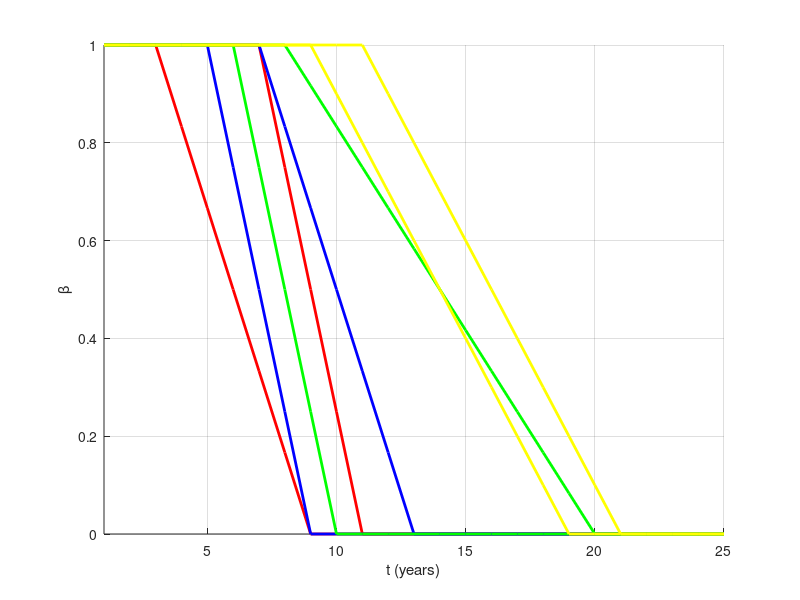

MATLAB code for this plot: (Note: this script raises an error after producing the figure.)
function StochasticOptimization_Rob
clc, clear, close all

%% DATA
% Time horizon (years)
Thoriz=25;


% for each bridge b:  beta0 d1(years) d2(years) L1(years) L2(years) C(Meuros)
data=[
%     1 5 5 10 10 0.6
%     1 6 6 11 11 0.8
%     1 7 7 15 15 1    
%     1 10 10 20 20 0.7   ];

1 3 7 9 11 0.6
1 5 7 9 13 0.8
1 6 8 10 20 1
1 9 11 19 21 0.7];
[beta0_b, d1_b, d2_b, L1_b, L2_b, C_b]=deal(data(:,1), data(:,2), data(:,3), data(:,4), data(:,5), data(:,6));

% Annual resources (M euro)
R=1.4;


%--- Initial reliability estimation
nb=length(beta0_b); %number of bridges
beta_bt01=reliability(beta0_b,d1_b,L1_b,Thoriz);  %lowest reliability with time 
beta_bt02=reliability(beta0_b,d2_b,L2_b,Thoriz);  %largest reliability with time

 %--- figure ----
figure, hold on
col=['r','b','g','y'];
for b=1:nb
    plot(1:Thoriz,beta_bt01(b,:),['-',col(b)],'LineWidth',2)  
    plot(1:Thoriz,beta_bt02(b,:),['-',col(b)],'LineWidth',2)  
end
grid on, xlim([1,Thoriz]), ylim([0,1]), xlabel('t (years)'), ylabel('\beta')
%--- ------ ----

%% Robust Optimization
%--- Variables ->  e.g., freq=[10 2 0 0 ; 5, 5 0 0; 0 0 0 0];  
maxInter_b=ceil(Thoriz./L1_b)+1; %max number of interventions expected per bridge given by the lowest service life

nt=max(maxInter_b); %to dimension the matrix, max interventions experienced by the worst case. 
nvars=nb*nt; %number of design variables   y_b=[10 2 0 0 , 5, 5 0 0, 0 0 0 0]'
IntCon=1:nvars;  %the position of the integer variables

%--- Range of definition: [0,max number of years with no interventions==L_b]
% lower bound
lb=zeros(nvars,1);
% upper bound
ub=lb;
pos=1;
for b=1:nb
    % This guarantees interventions freq. within the service life (if conducted)
    ub(pos:pos+maxInter_b(b)-1)=L2_b(b)-1; % the largest service life is of relevance here
    % this forces zeros after the max number of interventions expected
    if maxInter_b(b)<nb
        ub(pos+maxInter_b(b):pos+nb-1)=0;
    end
    pos=pos+nt;
end

%--- Linear constraints
Aineq=[];bineq=[]; % Inequality constraints
Aeq=[]; beq=[];% Equality constraints

%--- Nonlinear constraints
    function [c,ceq] = nonlcon(y_b)
        %From frequency to a schedule matrix [0/1]
        X_bt = Frequency2Schedule(y_b, nb, nt, Thoriz);

        % Constraint 1 >>> the last intervention is within Thoriz --> LastInterv<Thoriz --> LastInterv-Thoriz<=1   for all b
        lastInterv_b = max(cumulateFreq(reshape(y_b, nt, nb)'),[],2); %the last intervention
        c1 = lastInterv_b-Thoriz-1;

        % Constraint 2 >>> C_b*X_bt <= R   for all t
        c2 = (sum(repmat(C_b,1,Thoriz).*X_bt)-R)';

        % Constraint 3 >>> beta_bt>0 for the lowest reliability
        beta_bt=MaintenanceApplication(beta_bt01,X_bt,Thoriz);
        c3 = sum(sum(beta_bt==0)); 

        % Constraint 4 >>> beta_bt>0 for the highest reliability
        beta_bt=MaintenanceApplication(beta_bt02,X_bt,Thoriz);
        c4 = sum(sum(beta_bt==0));

        c=[c1;c2;c3;c4];
        ceq =[]; %equalities are not allowed
    end

%--- Objective function: minimize cost trying to go for the largest time between interventions (== max y_b)
    function MinCost = fun(y_b)
        ninterv_b=CountNinterv(y_b, nt, nb);
        MinCost = C_b'*ninterv_b;
    end


%% Solution -----------------------------------------------------------
options=optimoptions('ga','Generations',10000*nvars,'StallGenLimit',1000); %('Display','none'); %'TolCon', 1e-9, 'TolFun', 1e-9,
[Yopt,MinCost,exitflag]=ga(@fun,nvars,Aineq,bineq,Aeq,beq,lb,ub,@nonlcon,IntCon, options);
OptInterv=cumulateFreq(reshape(Yopt, nt, nb)')
X_bt=Frequency2Schedule(Yopt, nb, nt, Thoriz)
beta1_bt=MaintenanceApplication(beta_bt01,X_bt,Thoriz); %optimal maintenance 
beta2_bt=MaintenanceApplication(beta_bt02,X_bt,Thoriz); %optimal maintenance 

%--- Result check
fprintf('Min Cost = %-6.2f\n',MinCost)
ninterv=sum(CountNinterv(Yopt, nt, nb));
fprintf('Number of interventions = %-4.0f\n',ninterv)
[c,~] = nonlcon(Yopt);
BudgetIssues=length(find(c(end-Thoriz-1:end-2)>0));
fprintf('Number of time intervals with exceeding budget = %-4.0f\n',BudgetIssues)
reliabIssues=c(end-1)+c(end);
fprintf('Number of time intervals with reliability issues = %-4.0f\n',reliabIssues)

%--- figure ----
figure, hold on
h=zeros(1,nb);leg=cell(1,4);
for b=1:nb
    h(b)=plot(1:Thoriz,beta1_bt(b,:),['--',col(b)],'LineWidth',1);  
    plot(1:Thoriz,beta2_bt(b,:),['-',col(b)],'LineWidth',1) 
    leg{b}=sprintf('Bridge %1.0f',b);
end
grid on, xlim([1,Thoriz]), ylim([0,1]), xlabel('t (years)'), ylabel('\beta')
legend(h, leg, 'Location', 'best')
%--- ------ ----

end


%%%%%%%%%%%%%%%%%%%%%%%%%%
function beta_bt=reliability(beta0_b,d_b,L_b,Thoriz)
%--- Reliability estimation
% beta_bt reliability curve over time for bridge b
% beta0_b: Initial reliability of bridge b at t=0
% d_b,L_b: when the degradation starts and reaches beta=0 for each bridge
% Thoriz: maximum time studied

nb=length(beta0_b); %number of bridges
beta_bt=zeros(nb,Thoriz);
%introducting degradation: beta(t)=beta0/(L-d)*(L-t)

for b=1:nb
    %horizontal branch
    timesteps=floor(d_b(b));
    beta_bt(b,1:timesteps)=beta0_b(b)*ones(1,timesteps);

    %degradation till L_b
    servicelife=floor(L_b(b));
    t=timesteps+1:servicelife;
    beta_bt(b,timesteps+1:servicelife)=beta0_b(b)./(L_b(b)-d_b(b)).*(L_b(b)-t);
end
end

function updatedbeta_bt=MaintenanceApplication(beta_bt,X_bt,Thoriz)
%--- given a maintenance strategy given by X_bt, where 1 means that bridge
% b undergoes maintenance at time t, this function gives the updated
% reliability profile

updatedbeta_bt=beta_bt;%it reads the previous beta and to correct it after t1
InterventionTimes=find(sum(X_bt)>0); %indicates the time steps with interventions

for t=InterventionTimes
    intervbrid=find(X_bt(:,t)==1);%for the bridges intervened at a given t

    %introducting degradation: beta(t)=beta0/(L-d)*(L-t)
    timecells=Thoriz-t;
    updatedbeta_bt(intervbrid,t+1:Thoriz)=beta_bt(intervbrid,1:timecells); %it takes the shape of the original curve
end
end

function X_bt = Frequency2Schedule(y_b, nb, nt, Thoriz)
% Transforms a vector indicating the frequency to a schedule matrix [0/1]
freq_b=reshape(y_b, nt, nb)'; %from vector to matrix
cumFreq_b = cumulateFreq(freq_b); %creates the cumulative frequency->gives the years of interventions
X_bt = zeros(nb, Thoriz);

for b = 1:nb
    % Extract nonzero entries, which are assumed to be column indices
    idx = cumFreq_b(b, cumFreq_b(b, :) ~= 0);

    %substract the idx>T
    idx = idx(idx<=Thoriz); 

    % If nonzero indices exist, set corresponding positions in X_bt to one
    if ~isempty(idx)
        X_bt(b, idx) = 1;
    end
end
end

function cumFreq_b = cumulateFreq(freq_b)
%creates the cumulative frequency
[nb, nt] = size(freq_b);
cumFreq_b = zeros(nb, nt);

for b=1:nb
    f_b=freq_b(b,freq_b(b,:)~=0); %frequencies
    cumFreq_b(b,1:length(f_b))=cumsum(f_b); %years when the intervention is done
end
end

function ninterv_b=CountNinterv(y_b, nt, nb)
%from vector y_b, it computes the number of interventions per bridge
y_b01=y_b~=0;
freq_b=reshape(y_b01, nt, nb)';  %it creates the matrix
ninterv_b=sum(freq_b,2);% it evaluates the number of interventions
end
